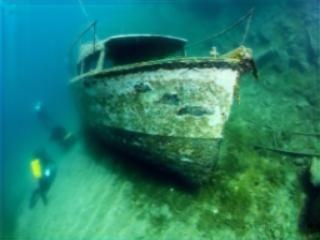
#> input picture abel/input_images/set_f0.jpg, 320 x 240 px, found by its file name; its folder holds only this picture in this run
$ python gain7.py
#> lines starting #> are read from the running program, lines starting #| are printed output that depends on the picture
import cv2
import numpy as np
import matplotlib.pyplot as plt
import os

# Function to apply FFT-based gain control to a single channel
def apply_gain_control(channel, gain):
    f_shift = np.fft.fftshift(np.fft.fft2(channel))
    magnitude = np.abs(f_shift) * gain
    phase = np.angle(f_shift)
    f_new = magnitude * np.exp(1j * phase)
    img_back = np.abs(np.fft.ifft2(np.fft.ifftshift(f_new)))
    img_back = cv2.normalize(img_back, None, 0, 255, cv2.NORM_MINMAX).astype(np.uint8)
    return img_back

# Function to equalize the histogram of a channel
def equalize_channel(channel):
    return cv2.equalizeHist(channel)

# Load and preprocess the image
def load_and_preprocess_image(image_path):
    image = cv2.imread(image_path)
    if image is None:
        raise FileNotFoundError(f"Image not found at path: {image_path}")
    return cv2.cvtColor(image, cv2.COLOR_BGR2RGB)

# Calculate the average intensity of each color channel
def calculate_channel_intensity(image):
    r_channel, g_channel, b_channel = cv2.split(image)
    r_intensity = np.mean(r_channel)
    g_intensity = np.mean(g_channel)
    b_intensity = np.mean(b_channel)
    return r_intensity, g_intensity, b_intensity

# Function to determine if correction is needed
def needs_correction(r_intensity, g_intensity, b_intensity, threshold=0.1):
    overall_mean = (r_intensity + g_intensity + b_intensity) / 3
    deviations = {
        'R': abs(r_intensity - overall_mean) / overall_mean,
        'G': abs(g_intensity - overall_mean) / overall_mean,
        'B': abs(b_intensity - overall_mean) / overall_mean,
    }
    return {channel: deviation > threshold for channel, deviation in deviations.items()}

# Main function to process all images in a folder
def process_folder(input_folder, hr_folder):
    image_files = [f for f in os.listdir(input_folder) if f.lower().endswith(('.png', '.jpg', '.jpeg'))]

    if not image_files:
        print("No images found in the folder.")
        return

    for image_name in image_files:
        try:
            image_path = os.path.join(input_folder, image_name)
            hr_path = os.path.join(hr_folder, image_name)  # Corresponding HR image

            # Load the original and HR images
            image = load_and_preprocess_image(image_path)
#> in load_and_preprocess_image, image is the input picture: shape (240, 320, 3); mean B, G, R 106.9, 127.4, 37
            hr_image = load_and_preprocess_image(hr_path) if os.path.exists(hr_path) else None

            # Calculate channel intensities
            r_intensity, g_intensity, b_intensity = calculate_channel_intensity(image)
#> in calculate_channel_intensity, `r_channel, g_channel, b_channel = cv2.split(image)`:
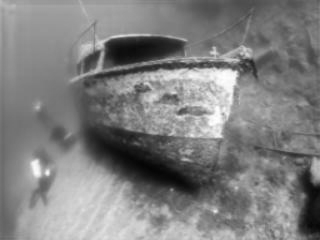
#> g_channel: shape (240, 320); min 4, max 255, mean 127.4
#> in calculate_channel_intensity, `r_channel, g_channel, b_channel = cv2.split(image)`:
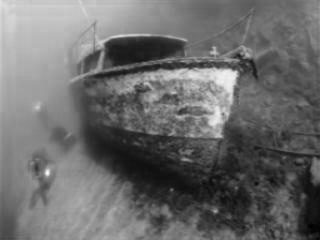
#> b_channel: shape (240, 320); min 0, max 249, mean 106.9
#> in calculate_channel_intensity, `r_intensity = np.mean(r_channel)`: r_intensity = 37
#> in calculate_channel_intensity, `g_intensity = np.mean(g_channel)`: g_intensity = 127.4
#> in calculate_channel_intensity, `b_intensity = np.mean(b_channel)`: b_intensity = 106.9
#> r_intensity = 37; g_intensity = 127.4; b_intensity = 106.9

            # Determine if corrections are needed
            corrections_needed = needs_correction(r_intensity, g_intensity, b_intensity)
#> in needs_correction, `overall_mean = (r_intensity + g_intensity + b_intensity) / 3`: overall_mean = 90.45
#> in needs_correction, `deviations = { 'R': abs(r_intensity - overall_mean) / overall_mean, 'G..`: deviations = {'R': 0.591, 'G': 0.409, 'B': 0.182}
#> corrections_needed = {'R': True, 'G': True, 'B': True}

            # Split the image into R, G, B channels
            r_channel, g_channel, b_channel = cv2.split(image)

            # Apply corrections selectively
            if corrections_needed['R']:
                r_channel = apply_gain_control(r_channel, 0.8)
#> in apply_gain_control, `img_back = np.abs(np.fft.ifft2(np.fft.ifftshift(f_new)))`:
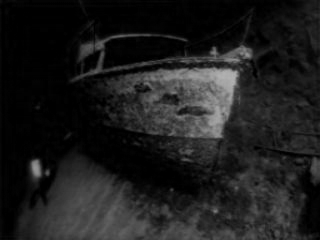
#> img_back: shape (240, 320) float64; min 1.79e-17, max 180, mean 29.6
                r_channel = equalize_channel(r_channel)
            if corrections_needed['G']:
                g_channel = apply_gain_control(g_channel, 1.2)
                g_channel = equalize_channel(g_channel)
#> in equalize_channel (call 2), `return cv2.equalizeHist(channel)`:
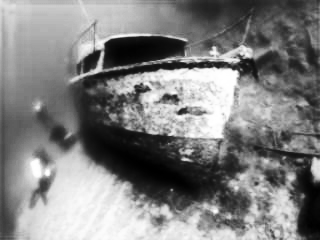
#> returned value: shape (240, 320); min 0, max 255, mean 128.4
            if corrections_needed['B']:
                b_channel = apply_gain_control(b_channel, 1.2)
#> call 3 of apply_gain_control, with gain = 1.2
#> in apply_gain_control (call 3), `phase = np.angle(f_shift)`:
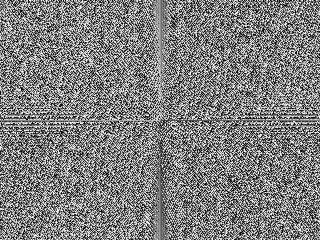
#> phase: shape (240, 320) float64; min -3.14, max 3.14, mean -3.37e-17; drawn with min black and max white
                b_channel = equalize_channel(b_channel)
#> in equalize_channel (call 3), `return cv2.equalizeHist(channel)`:
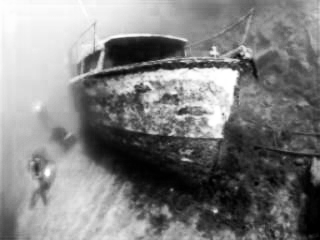
#> returned value: shape (240, 320); min 0, max 255, mean 128.2

            # Merge adjusted channels back into an image
            corrected_image = cv2.merge((r_channel, g_channel, b_channel))
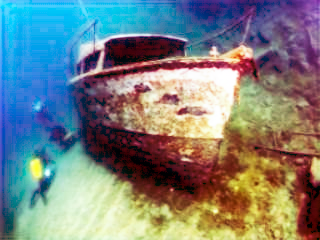
#> corrected_image: shape (240, 320, 3); mean R, G, B 120.2, 128.4, 128.2

            # Display the original, corrected, and HR images
            plt.figure(figsize=(18, 6))
            plt.subplot(1, 3, 1)
            plt.imshow(image)
            plt.title(f'Original: {image_name}')
            plt.axis('off')

            plt.subplot(1, 3, 2)
            plt.imshow(corrected_image)
            plt.title(f'Corrected: {image_name}')
            plt.axis('off')

            if hr_image is not None:
                plt.subplot(1, 3, 3)
                plt.imshow(hr_image)
                plt.title(f'HR Image: {image_name}')
                plt.axis('off')
            else:
                print(f"No HR image found for {image_name}")

            plt.tight_layout()
            plt.show()
        except FileNotFoundError as e:
            print(e)

# Paths to the input and HR folders
input_folder = r"C:\Users\albin John\OneDrive\Desktop\java\PROJECT\abel\input_images"
hr_folder = r"C:\Users\albin John\OneDrive\Desktop\java\PROJECT\abel\hrr"

# Run the main function
process_folder(input_folder, hr_folder)

$ run again, on abel/input_images/set_f37.jpg
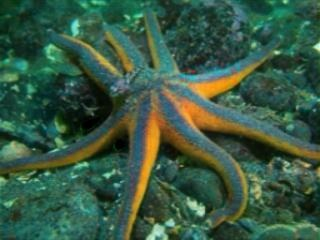
#> input picture abel/input_images/set_f37.jpg, 320 x 240 px, found by its file name
#> in load_and_preprocess_image, image is the input picture: shape (240, 320, 3); mean B, G, R 67.2, 89.1, 57
#> in calculate_channel_intensity, `r_channel, g_channel, b_channel = cv2.split(image)`:
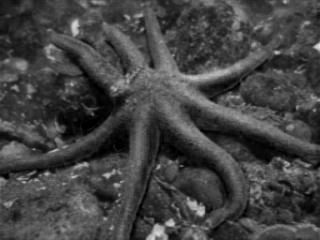
#> b_channel: shape (240, 320); min 0, max 226, mean 67.2
#> in calculate_channel_intensity, `r_intensity = np.mean(r_channel)`: r_intensity = 56.96
#> in calculate_channel_intensity, `g_intensity = np.mean(g_channel)`: g_intensity = 89.06
#> in calculate_channel_intensity, `b_intensity = np.mean(b_channel)`: b_intensity = 67.2
#> in process_folder, `r_intensity, g_intensity, b_intensity = calculate_channel_intensity(im..`: r_intensity = 56.96; g_intensity = 89.06; b_intensity = 67.2
#> overall_mean = 71.07
#> deviations = {'R': 0.199, 'G': 0.253, 'B': 0.0546}
#> corrections_needed = {'R': True, 'G': True, 'B': False}
#> in process_folder, `corrected_image = cv2.merge((r_channel, g_channel, b_channel))`:
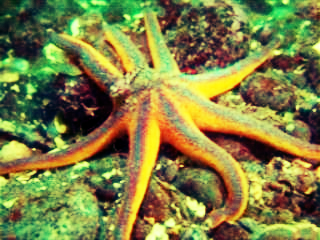
#> corrected_image: shape (240, 320, 3); mean R, G, B 128.2, 128.5, 67.2

$ run again, on abel/input_images/set_f38.jpg
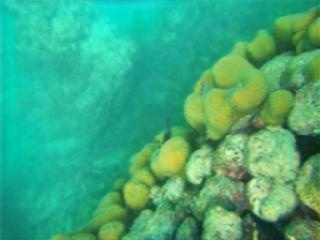
#> input picture abel/input_images/set_f38.jpg, 320 x 240 px, found by its file name
#> in load_and_preprocess_image, image is the input picture: shape (240, 320, 3); mean B, G, R 125.3, 170.8, 61.7
#> in calculate_channel_intensity, `r_channel, g_channel, b_channel = cv2.split(image)`:
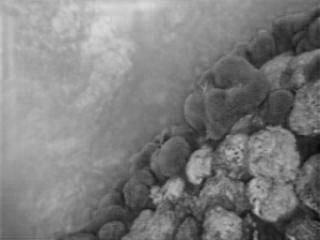
#> b_channel: shape (240, 320); min 8, max 219, mean 125.3
#> in calculate_channel_intensity, `r_intensity = np.mean(r_channel)`: r_intensity = 61.73
#> in calculate_channel_intensity, `g_intensity = np.mean(g_channel)`: g_intensity = 170.8
#> in calculate_channel_intensity, `b_intensity = np.mean(b_channel)`: b_intensity = 125.3
#> in process_folder, `r_intensity, g_intensity, b_intensity = calculate_channel_intensity(im..`: r_intensity = 61.73; g_intensity = 170.8; b_intensity = 125.3
#> overall_mean = 119.3
#> deviations = {'R': 0.482, 'G': 0.432, 'B': 0.0504}
#> corrections_needed = {'R': True, 'G': True, 'B': False}
#> in process_folder, `corrected_image = cv2.merge((r_channel, g_channel, b_channel))`:
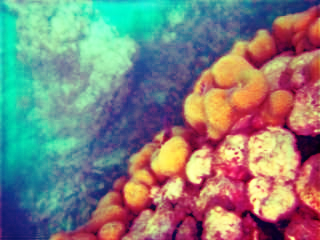
#> corrected_image: shape (240, 320, 3); mean R, G, B 128.2, 128.6, 125.3

$ run again, on abel/input_images/set_f46.jpg
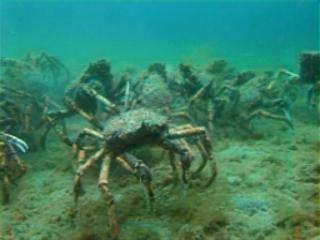
#> input picture abel/input_images/set_f46.jpg, 320 x 240 px, found by its file name
#> in load_and_preprocess_image, image is the input picture: shape (240, 320, 3); mean B, G, R 100.3, 128.2, 57.4
#> in calculate_channel_intensity, `r_intensity = np.mean(r_channel)`: r_intensity = 57.45
#> in calculate_channel_intensity, `g_intensity = np.mean(g_channel)`: g_intensity = 128.2
#> in calculate_channel_intensity, `b_intensity = np.mean(b_channel)`: b_intensity = 100.3
#> in process_folder, `r_intensity, g_intensity, b_intensity = calculate_channel_intensity(im..`: r_intensity = 57.45; g_intensity = 128.2; b_intensity = 100.3
#> overall_mean = 95.33
#> deviations = {'R': 0.397, 'G': 0.345, 'B': 0.0527}
#> corrections_needed = {'R': True, 'G': True, 'B': False}
#> in process_folder, `corrected_image = cv2.merge((r_channel, g_channel, b_channel))`:
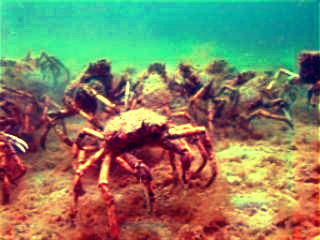
#> corrected_image: shape (240, 320, 3); mean R, G, B 128.6, 128.8, 100.3
